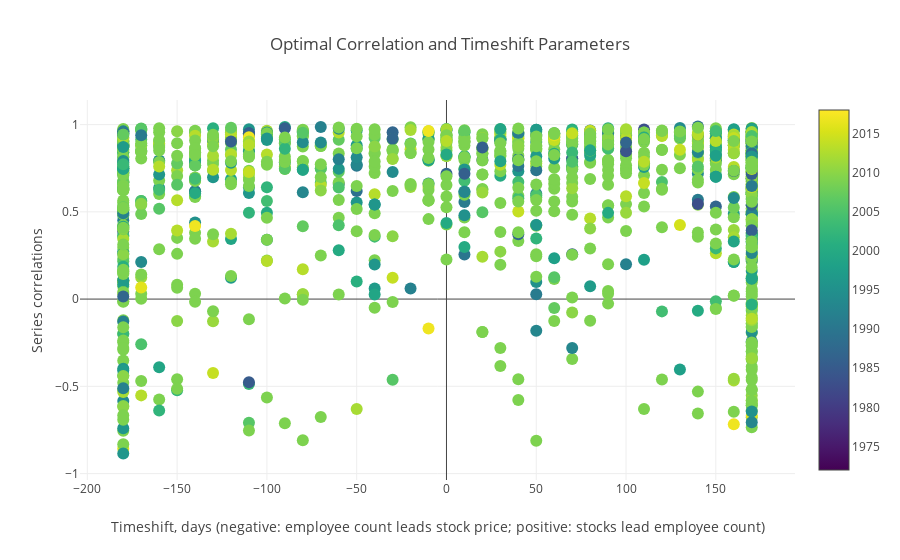

Write notebook code for a chart like this one.
### Markdown cell above
- **Middle Band** (abs(correlations) < 0.8): Low evidence of correlation between series.
- **Upper Left Quadrant**: Employee count may be predictive of stock value in the future.
- **Upper Right Quadrant**: Evidence that employee count reacts to stock price movement.
- **Bottom Left Quadrant**: Increase in employee count in past, correlates with a decrease in stock prices in the future.
- **Bottom Right Quadrant**: Increase in stock price correlated with a decrease in employee count in future.

### Code cell
# Also plotted in plotly (not displayed in github)
import plotly
import plotly.graph_objs as go

plotly.offline.init_notebook_mode(connected=True)

data = go.Scatter(
    x = correlations.best_lag,
    y = correlations.max_corr,
    mode='markers',
    marker = dict(
        size = 12,
        color = correlations.ipoyr_fill,
        colorscale='Viridis',
        showscale=True,
    ),
    text = list(zip(correlations.company_name,correlations.IPOyear))
)

layout= go.Layout(
    title= 'Optimal Correlation and Timeshift Parameters',
    hovermode= 'closest',
    showlegend= False,
    xaxis=dict(
        title = 'Timeshift, days (negative: employee count leads stock price; positive: stocks lead employee count)'
    ),
    yaxis=dict(
        title = 'Series correlations',
    ),
)

fig = go.Figure(data=[data], layout=layout)
plotly.offline.iplot(fig);

### Figure 1 — Plotly figure (JSON) as saved in the notebook; plotly's stock layout.template omitted (floating-point values rounded to 4 significant figures; data arrays with more than 128 entries replaced by an {"elided": "..."} marker saying what was removed)
{"data": [{"marker": {"color": {"elided": "2011 int values"}, "colorscale": "Viridis", "showscale": true, "size": 12}, "mode": "markers", "text": {"elided": "2011 str values"}, "type": "scatter", "uid": "3a5339d4-db23-11e8-9ee0-80fa5b4f46cd", "x": {"elided": "2011 int values"}, "y": {"elided": "2011 float values"}}], "layout": {"hovermode": "closest", "showlegend": false, "title": "Optimal Correlation and Timeshift Parameters", "xaxis": {"title": "Timeshift, days (negative: employee count leads stock price; positive: stocks lead employee count)"}, "yaxis": {"title": "Series correlations"}}}
